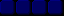

This game map was drawn from its Tiled (.tmx) file and the tilesets committed beside it. A one-line description and the full map source follow:
An orthogonal 4x1 tile map with 16x16 px tiles, 1 tile layer (tiles layer).

<map version="1.10" tiledversion="1.11.0" orientation="orthogonal" renderorder="right-down" width="4" height="1" tilewidth="16" tileheight="16" infinite="0" nextlayerid="2" nextobjectid="1">
 <tileset firstgid="1" source="bricks_big.tsx" />
 <layer id="1" name="tiles layer" width="4" height="1">
  <data encoding="csv">
6,6,6,6
</data>
 </layer>
</map>
